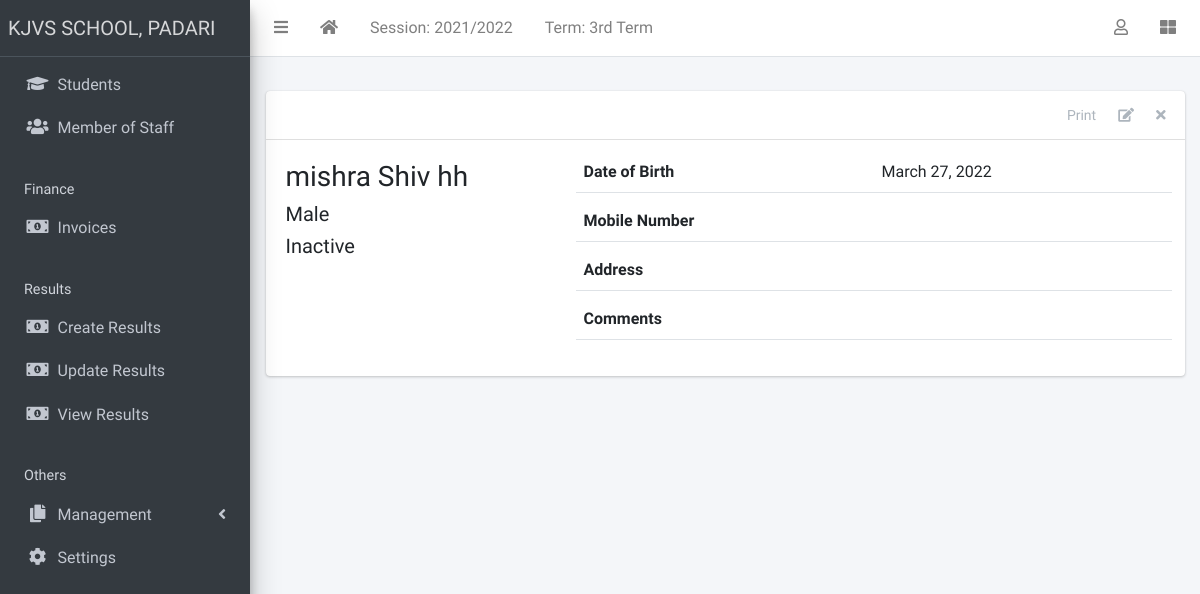
/staff/1/, run on an earlier commit of the app's database.
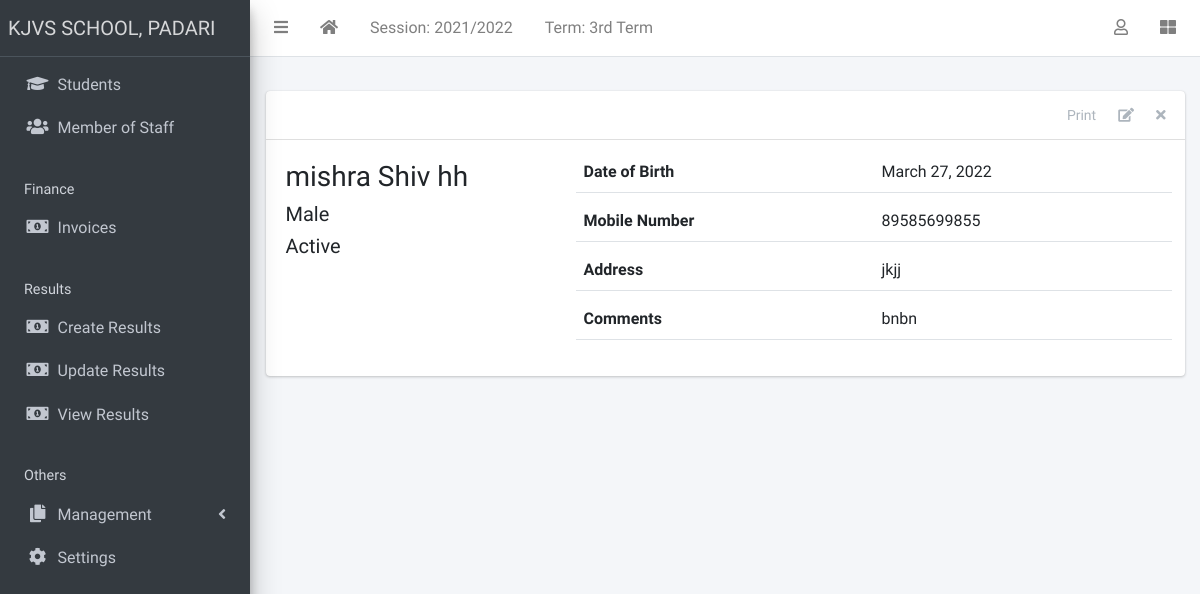
And on a later commit of the database.
### apps/staffs/models.py (models this page shows, shortened)
class Staff(models.Model):
    STATUS = [("active", "Active"), ("inactive", "Inactive")]
    GENDER = [("male", "Male"), ("female", "Female")]
    current_status = models.CharField(max_length=10, choices=STATUS, default="active")
    surname = models.CharField(max_length=200)
    firstname = models.CharField(max_length=200)
    other_name = models.CharField(max_length=200, blank=True)
    gender = models.CharField(max_length=10, choices=GENDER, default="male")
    date_of_birth = models.DateField(default=timezone.now)
    date_of_admission = models.DateField(default=timezone.now)
    mobile_num_regex = RegexValidator(
        regex="^[0-9]{10,15}$", message="Entered mobile number isn't in a right format!"
    )
    mobile_number = models.CharField(
        validators=[mobile_num_regex], max_length=13, blank=True
    )
    address = models.TextField(blank=True)
    others = models.TextField(blank=True)
    def __str__(self):
        return f"{self.surname} {self.firstname} {self.other_name}"

### apps/staffs/views.py (the view)
# urls.py: path("<int:pk>/", StaffDetailView.as_view(), name="staff-detail"),
class StaffDetailView(DetailView):
    model = Staff
    template_name = "staffs/staff_detail.html"

### apps/corecode/context_processors.py (called while the page is built)
def site_defaults(request):
    current_session = AcademicSession.objects.get(current=True)
    current_term = AcademicTerm.objects.get(current=True)
    vals = SiteConfig.objects.all()
    contexts = {
        "current_session": current_session.name,
        "current_term": current_term.name,
    }
    for val in vals:
        contexts[val.key] = val.value
    return contexts

### apps/staffs/templates/staffs/staff_detail.html (shortened to what this page needs)
{% extends 'base.html' %}
{% block content-header %}
<div class="card-header">
  <div class="card-tools">
    <a href="#" class="btn btn-tool">Print</a>
    <a href="{% url 'staff-update' object.id %}" class="btn btn-tool">
      <i class="fas fa-edit"></i>
    </a>
    <a href="{% url 'staff-delete' object.id %}" class="btn btn-tool">
      <i class="fas fa-times"></i>
    </a>
  </div>
</div>
{% endblock content-header %}
{% block content %}
    <div class="row">
      <div class="col-sm-4">
        <div>
          <h3>{{ object }} </h3>
          <h5>{{ object.get_gender_display }} </h5>
          <h5>{{ object.get_current_status_display }} </h5>
        </div>
      </div>
      <div class="col-sm-8">
        <div>
          <div class="form-group border-bottom row">
            <label class="col">
              Date of Birth
            </label>
            <div class="col">
              {{ object.date_of_birth }}
            </div>
          </div>
          <div class="form-group border-bottom row">
            <label class="col">
               Mobile Number
            </label>
            <div class="col">
              {{ object.mobile_number}}
            </div>
          </div>
          <div class="form-group border-bottom row">
            <label class="col">
              Address
            </label>
            <div class="col">
              {{ object.address }}
            </div>
          </div>
          <div class="form-group border-bottom row">
            <label class="col">
              Comments
            </label>
            <div class="col">
              {{ object.others }}
            </div>
          </div>
        </div>
      </div>
    </div>
{% endblock content %}

What changed in the data, as far as the page shows it:
changed Staff "mishra Shiv hh": current_status "Inactive" → "Active"; mobile_number (not shown) → "89585699855"; address (not shown) → "jkjj"; others (not shown) → "bnbn"
